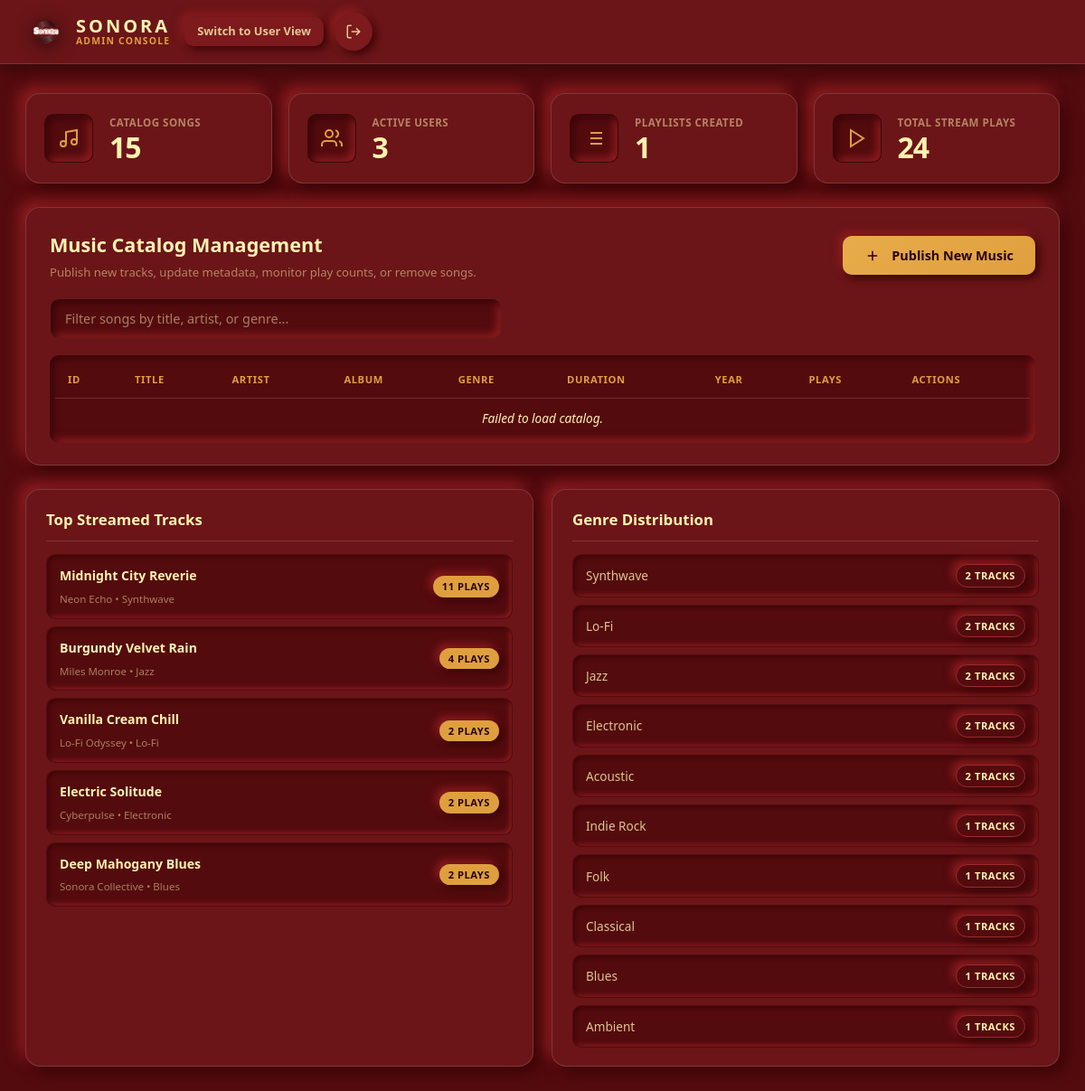
The page /admin (signed in) on the database its author committed.
### tables this page shows
CREATE TABLE songs (
            id INTEGER PRIMARY KEY AUTOINCREMENT,
            title TEXT NOT NULL,
            artist TEXT NOT NULL,
            album TEXT DEFAULT '',
            genre TEXT NOT NULL,
            duration INTEGER NOT NULL, -- duration in seconds
            release_year INTEGER DEFAULT 2024,
            audio_url TEXT DEFAULT '',
            cover_color TEXT DEFAULT '#E09F3E',
            play_count INTEGER DEFAULT 0,
            created_at TIMESTAMP DEFAULT CURRENT_TIMESTAMP
        );

### app.py (the view)
@app.route('/admin')
@admin_required
def admin_dashboard_page():
    user = database.get_user_by_id(session['user_id'])
    metrics = database.get_admin_metrics()
    return render_template('admin_dashboard.html', user=user, metrics=metrics)

### app.py (called while the page is built)
def admin_required(f):
    @wraps(f)
    def decorated_function(*args, **kwargs):
        if session.get('role') != 'admin':
            return redirect(url_for('auth_page', error='Admin privilege required'))
        return f(*args, **kwargs)
    return decorated_function

### database.py (called while the page is built)
def get_db_connection() -> sqlite3.Connection:
    conn = sqlite3.connect(DB_PATH)
    conn.row_factory = sqlite3.Row
    conn.execute("PRAGMA foreign_keys = ON")
    return conn

def get_user_by_id(user_id: int) -> Optional[Dict[str, Any]]:
    conn = get_db_connection()
    user = conn.execute("SELECT id, username, email, role, bio, favorite_genre, created_at FROM users WHERE id = ?", (user_id,)).fetchone()
    conn.close()
    return dict(user) if user else None

### templates/admin_dashboard.html (shortened to what this page needs)
<!DOCTYPE html>
<html lang="en">
<head>
  <link rel="stylesheet" href="{{ url_for('static', filename='css/neumorphism.css') }}">
  <link rel="stylesheet" href="{{ url_for('static', filename='css/admin_dashboard.css') }}">
</head>
<body>
  <header class="admin-navbar">
    <div class="nav-container">
      <div class="nav-brand">
        <img src="{{ url_for('static', filename='images/sonora.png') }}" alt="Sonora Logo" class="nav-logo-img">
        <div class="brand-text">
          <span class="brand-name">SONORA</span>
          <span class="brand-sub">Admin Console</span>
        </div>
      </div>
      <div class="admin-nav-actions">
        <a href="/dashboard" class="neu-btn btn-sm">Switch to User View</a>
        <a href="/logout" class="neu-btn neu-btn-icon" title="Sign Out">
          <svg viewBox="0 0 24 24" width="18" height="18" stroke="currentColor" fill="none" stroke-width="2">
            <path d="M9 21H5a2 2 0 0 1-2-2V5a2 2 0 0 1 2-2h4"/>
            <polyline points="16 17 21 12 16 7"/>
            <line x1="21" y1="12" x2="9" y2="12"/>
          </svg>
        </a>
      </div>
    </div>
  </header>
  <main class="container admin-main">
    <section class="kpi-grid">
      <div class="kpi-card neu-card">
        <div class="kpi-icon-box neu-card-inset">
          <svg viewBox="0 0 24 24" width="24" height="24" stroke="#E09F3E" fill="none" stroke-width="2">
            <path d="M9 18V5l12-2v13"/>
            <circle cx="6" cy="18" r="3"/>
            <circle cx="18" cy="16" r="3"/>
          </svg>
        </div>
        <div class="kpi-info">
          <span class="kpi-label">Catalog Songs</span>
          <span class="kpi-value" id="kpiTotalSongs">{{ metrics.total_songs }}</span>
        </div>
      </div>
      <div class="kpi-card neu-card">
        <div class="kpi-icon-box neu-card-inset">
          <svg viewBox="0 0 24 24" width="24" height="24" stroke="#E09F3E" fill="none" stroke-width="2">
            <path d="M17 21v-2a4 4 0 0 0-4-4H5a4 4 0 0 0-4 4v2"/>
            <circle cx="9" cy="7" r="4"/>
            <path d="M23 21v-2a4 4 0 0 0-3-3.87"/>
            <path d="M16 3.13a4 4 0 0 1 0 7.75"/>
          </svg>
        </div>
        <div class="kpi-info">
          <span class="kpi-label">Active Users</span>
          <span class="kpi-value" id="kpiTotalUsers">{{ metrics.total_users }}</span>
        </div>
      </div>
      <div class="kpi-card neu-card">
        <div class="kpi-icon-box neu-card-inset">
        </div>
        <div class="kpi-info">
          <span class="kpi-label">Playlists Created</span>
          <span class="kpi-value" id="kpiTotalPlaylists">{{ metrics.total_playlists }}</span>
        </div>
      </div>
      <div class="kpi-card neu-card">
        <div class="kpi-icon-box neu-card-inset">
          <svg viewBox="0 0 24 24" width="24" height="24" stroke="#E09F3E" fill="none" stroke-width="2">
            <polygon points="5 3 19 12 5 21 5 3"/>
          </svg>
        </div>
        <div class="kpi-info">
          <span class="kpi-label">Total Stream Plays</span>
          <span class="kpi-value" id="kpiTotalPlays">{{ metrics.total_plays }}</span>
        </div>
      </div>
    </section>
    <section class="admin-controls-card neu-card">
      <div class="controls-header">
        <div>
          <h2>Music Catalog Management</h2>
          <p class="subtitle">Publish new tracks, update metadata, monitor play counts, or remove songs.</p>
        </div>
        <button class="neu-btn neu-btn-amber" id="btnOpenPublishModal">
          <svg viewBox="0 0 24 24" width="18" height="18" stroke="currentColor" fill="none" stroke-width="2">
            <line x1="12" y1="5" x2="12" y2="19"/>
            <line x1="5" y1="12" x2="19" y2="12"/>
          </svg>
          <span>Publish New Music</span>
        </button>
      </div>
      <div class="admin-search-row">
        <input type="text" id="adminCatalogSearch" class="neu-input" placeholder="Filter songs by title, artist, or genre...">
      </div>
      <div class="admin-table-wrapper">
        <table class="neu-table" id="adminSongsTable">
          <thead>
            <tr>
              <th>ID</th>
              <th>Title</th>
              <th>Artist</th>
              <th>Album</th>
              <th>Genre</th>
              <th>Duration</th>
              <th>Year</th>
              <th>Plays</th>
              <th>Actions</th>
            </tr>
          </thead>
          <tbody id="adminSongsTableBody">
          </tbody>
        </table>
      </div>
    </section>
    <section class="analysis-grid">
      <div class="analysis-card neu-card">
        <h3>Top Streamed Tracks</h3>
        <div class="top-songs-list" id="topSongsContainer">
          {% for s in metrics.top_songs %}
          <div class="top-song-item">
            <div>
              <strong>{{ s.title }}</strong><br>
              <small>{{ s.artist }} &bull; {{ s.genre }}</small>
            </div>
            <span class="neu-badge neu-badge-amber">{{ s.play_count }} plays</span>
          </div>
          {% endfor %}
        </div>
      </div>
      <div class="analysis-card neu-card">
        <h3>Genre Distribution</h3>
        <div class="genre-stats-list">
          {% for g in metrics.genres %}
          <div class="genre-stat-item">
            <span>{{ g.genre }}</span>
            <span class="neu-badge neu-badge-burgundy">{{ g.count }} tracks</span>
          </div>
          {% endfor %}
        </div>
      </div>
    </section>
  </main>
</body>
</html>

### static/css/neumorphism.css (style rules this page uses)
:root { --bg: #540B0E; --surface: #6b1518; --surface-2: #7c1a1d; --surface-3: #8e2022; --burgundy: #540B0E; --rust: #9E2A2B; --amber: #E09F3E; --cream: #FFF3B0; --cream-70: rgba(255,243,176,.80); --cream-40: rgba(255,243,176,.50); --cream-15: rgba(255,255,255,.14); --shadow-dark: #3a0507; --shadow-light: #921e22; --neu-sm: 4px 4px 10px var(--shadow-dark), -4px -4px 10px var(--shadow-light); --neu-md: 7px 7px 16px var(--shadow-dark), -7px -7px 16px var(--shadow-light); --neu-lg: 11px 11px 24px var(--shadow-dark),-11px -11px 24px var(--shadow-light); --neu-in: inset 4px 4px 9px var(--shadow-dark), inset -4px -4px 9px var(--shadow-light); --neu-in-sm: inset 2px 2px 5px var(--shadow-dark), inset -2px -2px 5px var(--shadow-light); --amber-glow: 0 0 18px rgba(224,159,62,.28); --r-xs: 6px; --r-sm: 10px; --r-md: 16px; --r-lg: 22px; --r-xl: 30px; --r-full: 9999px; --font: 'Segoe UI', system-ui, -apple-system, sans-serif; --mono: 'Consolas', 'Fira Code', monospace; --t: all .22s cubic-bezier(.4,0,.2,1); --t-spring: transform .3s cubic-bezier(.34,1.56,.64,1); }
*, *::before, *::after { box-sizing: border-box; margin: 0; padding: 0; }
html { scroll-behavior: smooth; }
body { font-family: var(--font); background: var(--bg); color: var(--cream); min-height: 100vh; line-height: 1.55; -webkit-font-smoothing: antialiased; }
a { color: inherit; text-decoration: none; }
button { font-family: inherit; cursor: pointer; }
.container { max-width: 1380px; margin: 0 auto; padding: 0 28px; }
.neu-card { background: var(--surface); border-radius: var(--r-md); box-shadow: var(--neu-md); border: 1px solid var(--cream-15); transition: var(--t); }
.neu-card-inset { background: var(--bg); border-radius: var(--r-sm); box-shadow: var(--neu-in); border: 1px solid rgba(0,0,0,.3); }
.neu-btn { display: inline-flex; align-items: center; justify-content: center; gap: 12px; background: var(--surface-2); color: var(--cream-70); border: none; border-radius: var(--r-sm); padding: 12px 24px; font-size: .9rem; font-weight: 600; box-shadow: var(--neu-sm); transition: var(--t); user-select: none; white-space: nowrap; }
.neu-btn-amber { background: linear-gradient(145deg, #e8ac4a, var(--amber)); color: #260204; font-weight: 700; }
.neu-btn-icon { width: 42px; height: 42px; border-radius: var(--r-full); padding: 0; }
.btn-sm { padding: 6px 14px; font-size: .8rem; }
.neu-input, .neu-select, .neu-textarea { width: 100%; background: var(--bg); border: 1px solid rgba(255,243,176,.07); border-radius: var(--r-sm); padding: 12px 16px; color: var(--cream); font-family: inherit; font-size: .9rem; box-shadow: var(--neu-in); outline: none; transition: var(--t); resize: vertical; }
.neu-input::placeholder, .neu-textarea::placeholder { color: var(--cream-40); }
.neu-badge { display: inline-flex; align-items: center; padding: 3px 10px; border-radius: var(--r-full); font-size: .7rem; font-weight: 700; text-transform: uppercase; letter-spacing: .5px; white-space: nowrap; box-shadow: var(--neu-sm); }
.neu-badge-amber { background: var(--amber); color: #260204; }
.neu-badge-burgundy { background: var(--burgundy); color: var(--cream); border: 1px solid var(--rust); }
.nav-container { max-width: 1380px; margin: 0 auto; padding: 0 28px; display: grid; grid-template-columns: auto 1fr auto; align-items: center; gap: 16px; }
.nav-brand { display: inline-flex; align-items: center; gap: 10px; cursor: pointer; outline: none; transition: var(--t-spring); }
.nav-logo-img { width: 46px; height: 46px; object-fit: contain; filter: drop-shadow(0 3px 10px rgba(0,0,0,.65)); transition: var(--t); flex-shrink: 0; }
.brand-text { display: inline-flex; flex-direction: column; line-height: 1.1; }
.brand-name { font-size: 1.25rem; font-weight: 900; letter-spacing: 3px; color: var(--cream); }
.brand-sub { font-size: .65rem; color: var(--amber); letter-spacing: 1.2px; text-transform: uppercase; font-weight: 600; }

### rows shown on the page
songs: title "Midnight City Reverie", artist "Neon Echo", genre "Synthwave", play_count "11"
songs: title "Burgundy Velvet Rain", artist "Miles Monroe", genre "Jazz", play_count "4"
songs: title "Vanilla Cream Chill", artist "Lo-Fi Odyssey", genre "Lo-Fi", play_count "2"
songs: title "Electric Solitude", artist "Cyberpulse", genre "Electronic", play_count "2"
songs: title "Deep Mahogany Blues", artist "Sonora Collective", genre "Blues", play_count "2"

### other values the page prints
{{ metrics.total_songs }} "15"
{{ metrics.total_users }} "3"
{{ metrics.total_playlists }} "1"
{{ metrics.total_plays }} "24"
{{ g.genre }} "Synthwave" "Lo-Fi" "Jazz" "Electronic" "Acoustic" "Indie Rock" "Folk" "Classical" "Blues" "Ambient"
{{ g.count }} "2" "2" "2" "2" "2" "1" "1" "1" "1" "1"
